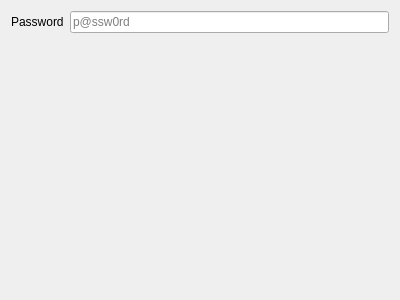
<?xml version="1.0" encoding="UTF-8"?>
<ui version="4.0">
 <class>trojanOutEditor</class>
 <widget class="QWidget" name="trojanOutEditor">
  <property name="geometry">
   <rect>
    <x>0</x>
    <y>0</y>
    <width>400</width>
    <height>300</height>
   </rect>
  </property>
  <property name="windowTitle">
   <string>Form</string>
  </property>
  <layout class="QFormLayout" name="formLayout">
   <item row="0" column="0">
    <widget class="QLabel" name="label_22">
     <property name="text">
      <string>Password</string>
     </property>
    </widget>
   </item>
   <item row="0" column="1">
    <widget class="QLineEdit" name="trojan_passwordTxt">
     <property name="placeholderText">
      <string notr="true">p@ssw0rd</string>
     </property>
    </widget>
   </item>
  </layout>
 </widget>
 <resources/>
 <connections/>
</ui>
